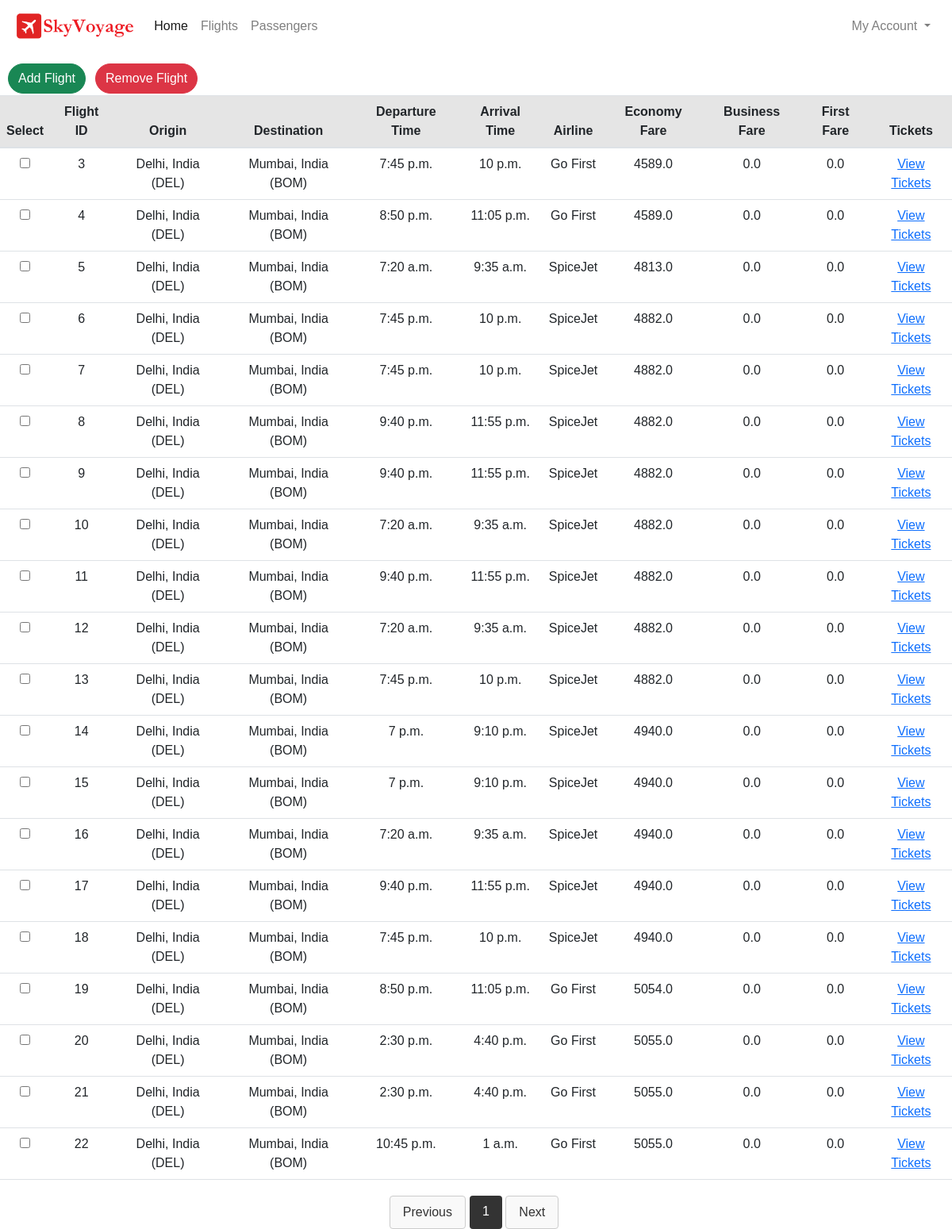
The page /flights (signed in) on the database its author committed.
### flight/models.py (models this page shows, shortened)
class Flight(models.Model):
    origin = models.ForeignKey(Place, on_delete=models.CASCADE, related_name="departures")
    destination = models.ForeignKey(Place, on_delete=models.CASCADE, related_name="arrivals")
    depart_time = models.TimeField(auto_now=False, auto_now_add=False)
    depart_day = models.ManyToManyField(Week, related_name="flights_of_the_day")
    duration = models.DurationField(null=True)
    arrival_time = models.TimeField(auto_now=False, auto_now_add=False)
    plane = models.CharField(max_length=24)
    airline = models.CharField(max_length=64)
    economy_fare = models.FloatField(null=True)
    business_fare = models.FloatField(null=True)
    first_fare = models.FloatField(null=True)

class Place(models.Model):
    city = models.CharField(max_length=64)
    airport = models.CharField(max_length=64)
    code = models.CharField(max_length=3)
    country = models.CharField(max_length=64)
    def __str__(self):
        return f"{self.city}, {self.country} ({self.code})"

### flight/views.py (the view)
# urls.py: path("flights", views.MarshallFlight, name="flights"),
def MarshallFlight(request):
    if request.user.is_superuser:
        flights = Flight.objects.all()
        paginator = Paginator(flights, 20)
        page_number = request.GET.get('page')
        flights = paginator.get_page(page_number)
        return render(request, "flight/Flights.html", {'flights': flights, 'days': days, 'places':places})
    return redirect("/")

### flight/templates/flight/Flights.html (shortened to what this page needs)
{% extends 'flight/MarshallLayout.html' %}
{% load static %}
{% block body %}
<div class="ct" style="margin-top: 60px;">
    <button class="btn btn-success" data-bs-toggle="modal" data-bs-target="#exampleModal" style="position: fixed; float: left;  margin-top: -40px;">Add Flight</button>
    <form method="POST" action="{% url 'MarshallRemoveFlights' %}">
        <div class="button-group">
            <button type="submit" id="remove-btn" class = "btn btn-danger" style="position: fixed; margin-left: 120px; margin-top: -40px;" disbaled>Remove Flight</button>
        </div>
        <div class="tb" style="margin-top: 120px;">
        <table class="table">
            <thead>
                <tr class="table-active">
                    <th>Select</th>
                    <th>Flight ID</th>
                    <th>Origin</th>
                    <th>Destination</th>
                    <th>Departure Time</th>
                    <th>Arrival Time</th>
                    <th>Airline</th>
                    <th>Economy Fare</th>
                    <th>Business Fare</th>
                    <th>First Fare</th>
                    <th>Tickets</th>
                </tr>
            </thead>
            <tbody style="text-align: center;">
                {% for flight in flights %}
                <tr>
                    <td><input type="checkbox" name="selected_flights" value="{{ flight.id }}"></td>
                    <td>{{ flight.id }}</td>
                    <td>{{ flight.origin }}</td>
                    <td>{{ flight.destination }}</td>
                    <td>{{ flight.depart_time }}</td>
                    <td>{{ flight.arrival_time }}</td>
                    <td>{{ flight.airline }}</td>
                    <td>{{ flight.economy_fare }}</td>
                    <td>{{ flight.business_fare }}</td>
                    <td>{{ flight.first_fare }}</td>
                    <td><a href="{% url 'flight_tickets' flight.id %}">View Tickets</a></td>
                </tr>
                {% endfor %}
            </tbody>
        </table>
        <div class="pagination">
            {% if flights.has_previous %}
                <a href="?page={{ flights.previous_page_number }}">Previous</a>
            {% else %}
                <a href="#" style="pointer-events: none;">Previous</a>
            {% endif %}
            <span class="current-page">{{ flights.number }}</span>&nbsp;
            {% if flights.has_next %}
                <a href="?page={{ flights.next_page_number }}">Next</a>
            {% else %}
                <a href="#">Next</a>
            {% endif %}
        </div>
    </div>
    </form>
</div>
{% endblock%}

### flight/static/css/layout_style.css (style rules this page uses)
body { margin: 0px; padding: 0px; font-family: "Rubik", sans-serif; font-weight: normal; font-style: normal; min-width: 250px; }

### flight/templates/flight/Flights.html (style rules this page uses)
th { text-align: center; }
.btn { margin:10px; border-radius: 20px; }
.pagination { display: flex; justify-content: center; margin-top: 20px; }
.pagination a { display: inline-block; padding: 8px 16px; text-decoration: none; border: 1px solid #ccc; border-radius: 4px; background-color: #f9f9f9; color: #333; margin-right: 5px; }
.pagination .current-page { display: inline-block; padding: 8px 16px; background-color: #333; color: #fff; border-radius: 4px; }

### rows shown on the page
Flight: id "3", origin "Delhi, India (DEL)", destination "Mumbai, India (BOM)", depart_time "7:45 p.m.", arrival_time "10 p.m.", airline "Go First", economy_fare "4589.0", business_fare "0.0", first_fare "0.0"
Flight: id "4", origin "Delhi, India (DEL)", destination "Mumbai, India (BOM)", depart_time "8:50 p.m.", arrival_time "11:05 p.m.", airline "Go First", economy_fare "4589.0", business_fare "0.0", first_fare "0.0"
Flight: id "5", origin "Delhi, India (DEL)", destination "Mumbai, India (BOM)", depart_time "7:20 a.m.", arrival_time "9:35 a.m.", airline "SpiceJet", economy_fare "4813.0", business_fare "0.0", first_fare "0.0"
Flight: id "6", origin "Delhi, India (DEL)", destination "Mumbai, India (BOM)", depart_time "7:45 p.m.", arrival_time "10 p.m.", airline "SpiceJet", economy_fare "4882.0", business_fare "0.0", first_fare "0.0"
Flight: id "7", origin "Delhi, India (DEL)", destination "Mumbai, India (BOM)", depart_time "7:45 p.m.", arrival_time "10 p.m.", airline "SpiceJet", economy_fare "4882.0", business_fare "0.0", first_fare "0.0"
Flight: id "8", origin "Delhi, India (DEL)", destination "Mumbai, India (BOM)", depart_time "9:40 p.m.", arrival_time "11:55 p.m.", airline "SpiceJet", economy_fare "4882.0", business_fare "0.0", first_fare "0.0"
Flight: id "9", origin "Delhi, India (DEL)", destination "Mumbai, India (BOM)", depart_time "9:40 p.m.", arrival_time "11:55 p.m.", airline "SpiceJet", economy_fare "4882.0", business_fare "0.0", first_fare "0.0"
Flight: id "10", origin "Delhi, India (DEL)", destination "Mumbai, India (BOM)", depart_time "7:20 a.m.", arrival_time "9:35 a.m.", airline "SpiceJet", economy_fare "4882.0", business_fare "0.0", first_fare "0.0"
Flight: id "11", origin "Delhi, India (DEL)", destination "Mumbai, India (BOM)", depart_time "9:40 p.m.", arrival_time "11:55 p.m.", airline "SpiceJet", economy_fare "4882.0", business_fare "0.0", first_fare "0.0"
Flight: id "12", origin "Delhi, India (DEL)", destination "Mumbai, India (BOM)", depart_time "7:20 a.m.", arrival_time "9:35 a.m.", airline "SpiceJet", economy_fare "4882.0", business_fare "0.0", first_fare "0.0"
Flight: id "13", origin "Delhi, India (DEL)", destination "Mumbai, India (BOM)", depart_time "7:45 p.m.", arrival_time "10 p.m.", airline "SpiceJet", economy_fare "4882.0", business_fare "0.0", first_fare "0.0"
Flight: id "14", origin "Delhi, India (DEL)", destination "Mumbai, India (BOM)", depart_time "7 p.m.", arrival_time "9:10 p.m.", airline "SpiceJet", economy_fare "4940.0", business_fare "0.0", first_fare "0.0"
Flight: id "15", origin "Delhi, India (DEL)", destination "Mumbai, India (BOM)", depart_time "7 p.m.", arrival_time "9:10 p.m.", airline "SpiceJet", economy_fare "4940.0", business_fare "0.0", first_fare "0.0"
Flight: id "16", origin "Delhi, India (DEL)", destination "Mumbai, India (BOM)", depart_time "7:20 a.m.", arrival_time "9:35 a.m.", airline "SpiceJet", economy_fare "4940.0", business_fare "0.0", first_fare "0.0"
Flight: id "17", origin "Delhi, India (DEL)", destination "Mumbai, India (BOM)", depart_time "9:40 p.m.", arrival_time "11:55 p.m.", airline "SpiceJet", economy_fare "4940.0", business_fare "0.0", first_fare "0.0"
Flight: id "18", origin "Delhi, India (DEL)", destination "Mumbai, India (BOM)", depart_time "7:45 p.m.", arrival_time "10 p.m.", airline "SpiceJet", economy_fare "4940.0", business_fare "0.0", first_fare "0.0"
Flight: id "19", origin "Delhi, India (DEL)", destination "Mumbai, India (BOM)", depart_time "8:50 p.m.", arrival_time "11:05 p.m.", airline "Go First", economy_fare "5054.0", business_fare "0.0", first_fare "0.0"
Flight: id "20", origin "Delhi, India (DEL)", destination "Mumbai, India (BOM)", depart_time "2:30 p.m.", arrival_time "4:40 p.m.", airline "Go First", economy_fare "5055.0", business_fare "0.0", first_fare "0.0"
Flight: id "21", origin "Delhi, India (DEL)", destination "Mumbai, India (BOM)", depart_time "2:30 p.m.", arrival_time "4:40 p.m.", airline "Go First", economy_fare "5055.0", business_fare "0.0", first_fare "0.0"
Flight: id "22", origin "Delhi, India (DEL)", destination "Mumbai, India (BOM)", depart_time "10:45 p.m.", arrival_time "1 a.m.", airline "Go First", economy_fare "5055.0", business_fare "0.0", first_fare "0.0"

### other values the page prints
{{ flights.number }} "1"
